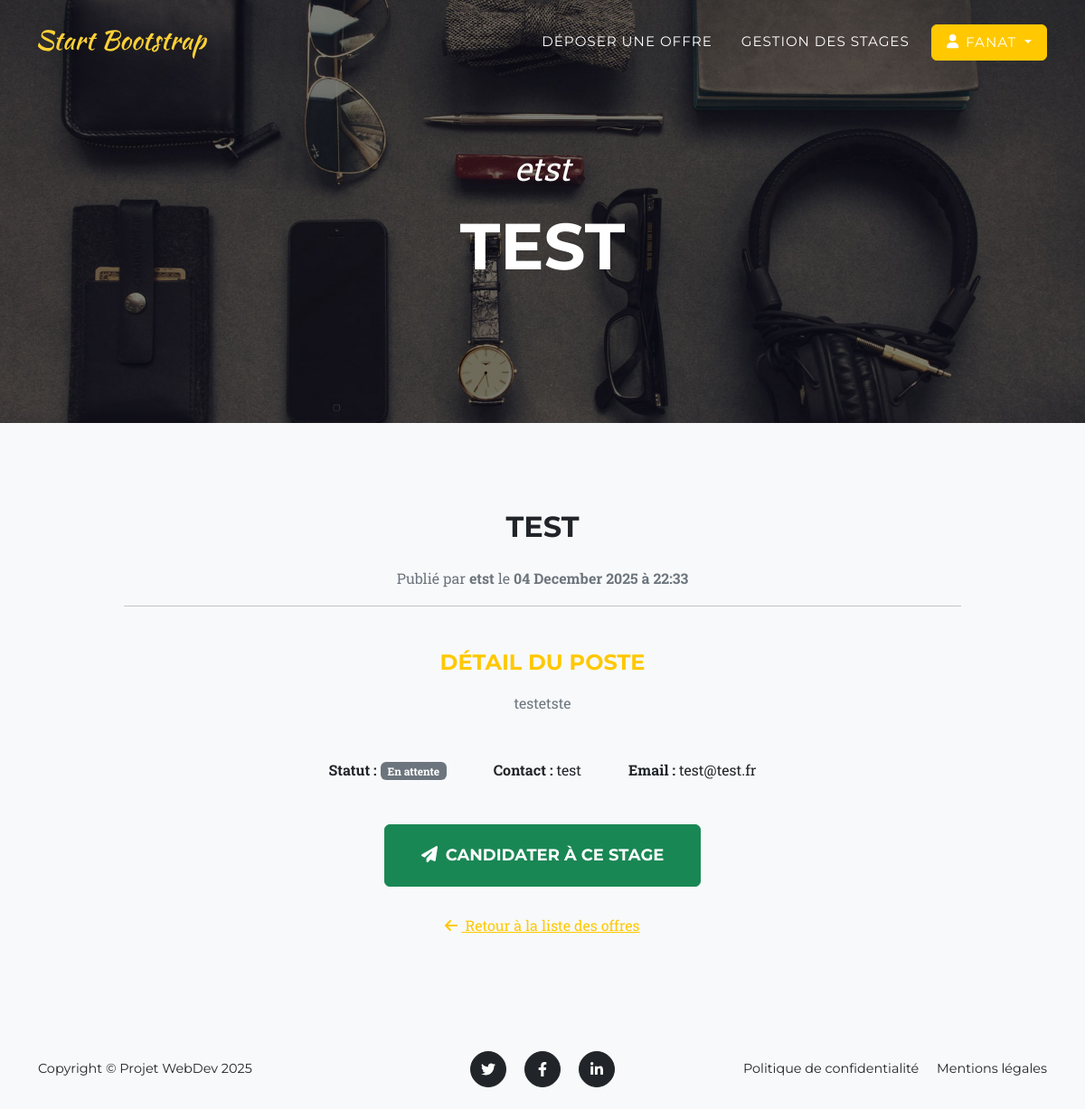
/offres/9/ (signed in), run on an earlier commit of the app's database.
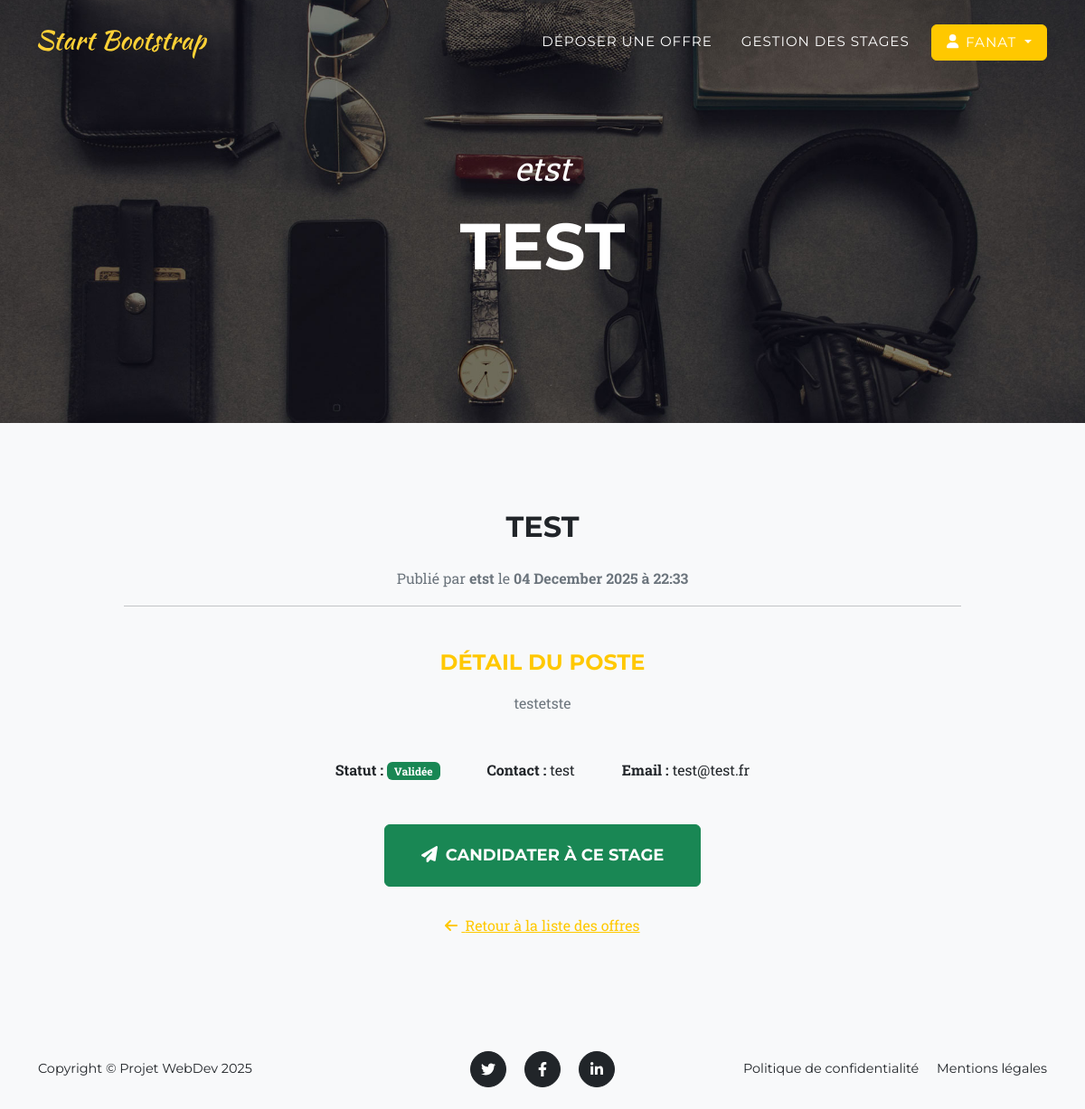
And on a later commit of the database.
### internship_projet/models.py (models this page shows, shortened)
class Offre(models.Model):
    ETAT_CHOICES = [
        ('En attente', 'En attente validation'),
        ('Validée', 'Validée'),
        ('Refusée', 'Refusée'),
        ('Clôturée', 'Clôturée'),
    ]
    IDOffre = models.AutoField(primary_key=True)
    Organisme = models.CharField(max_length=100, verbose_name="Nom de l'organisme")
    NomContact = models.CharField(max_length=100, verbose_name="Nom et prénom du contact")
    EmailContact = models.EmailField(verbose_name="Email du contact")
    Titre = models.CharField(max_length=100, verbose_name="Titre du stage")
    Detail = models.TextField(verbose_name="Détail du stage")
    DateDepot = models.DateTimeField(default=timezone.now, verbose_name="Date de dépôt")
    Etat = models.CharField(max_length=30, choices=ETAT_CHOICES, default='En attente')

### internship_projet/views.py (the view)
# urls.py: path('<int:offre_id>/', views.detail_offre, name='detail_offre'),
@login_required
def detail_offre(request, offre_id):
    offre = get_object_or_404(Offre, IDOffre=offre_id)
    return render(request, 'internship_projet/detail_offre.html', {'offre': offre})

### internship_projet/templates/internship_projet/detail_offre.html (shortened to what this page needs)
{% extends 'internship_projet/base.html' %}
{% block header_title %}{{ offre.Titre }}{% endblock %}
{% block header_subtitle %}{{ offre.Organisme }}{% endblock %}
{% block content %}
<section class="page-section bg-light" id="offre-detail">
    <div class="container">
        <div class="row justify-content-center">
            <div class="col-lg-10">
                <div class="modal-body text-center">
                    <h2 class="text-uppercase mb-4">{{ offre.Titre }}</h2>
                    <p class="item-intro text-muted">
                        Publié par <strong>{{ offre.Organisme }}</strong> le <strong>{{ offre.DateDepot|date:"d F Y à H:i" }}</strong>
                    </p>
                    <hr class="mb-5">
                    <h4 class="text-uppercase text-primary mb-3">Détail du poste</h4>
                    <p class="large text-muted mb-5">
                        {{ offre.Detail }}
                    </p>
                    <ul class="list-inline my-4">
                        <li class="list-inline-item mx-4">
                            <strong class="text-dark">Statut :</strong>
                            <span class="badge {% if offre.Etat == 'Validée' %}bg-success{% else %}bg-secondary{% endif %}">
                                {{ offre.Etat }}
                            </span>
                        </li>
                        <li class="list-inline-item mx-4">
                            <strong class="text-dark">Contact :</strong> {{ offre.NomContact }}
                        </li>
                        <li class="list-inline-item mx-4">
                            <strong class="text-dark">Email :</strong> {{ offre.EmailContact }}
                        </li>
                    </ul>
                    <div class="mt-5">
                        <button class="btn btn-success btn-xl text-uppercase" onclick="alert('Fonctionnalité Candidature à implémenter !')">
                            <i class="fas fa-paper-plane me-1"></i> Candidater à ce stage
                        </button>
                    </div>
                    <a class="btn btn-link mt-4" href="{% url 'liste_offres' %}">
                        <i class="fas fa-arrow-left me-1"></i> Retour à la liste des offres
                    </a>
                </div>
            </div>
        </div>
    </div>
</section>
{% endblock %}

What changed in the data, as far as the page shows it:
changed Offre "TEST": Etat "En attente" → "Validée"
